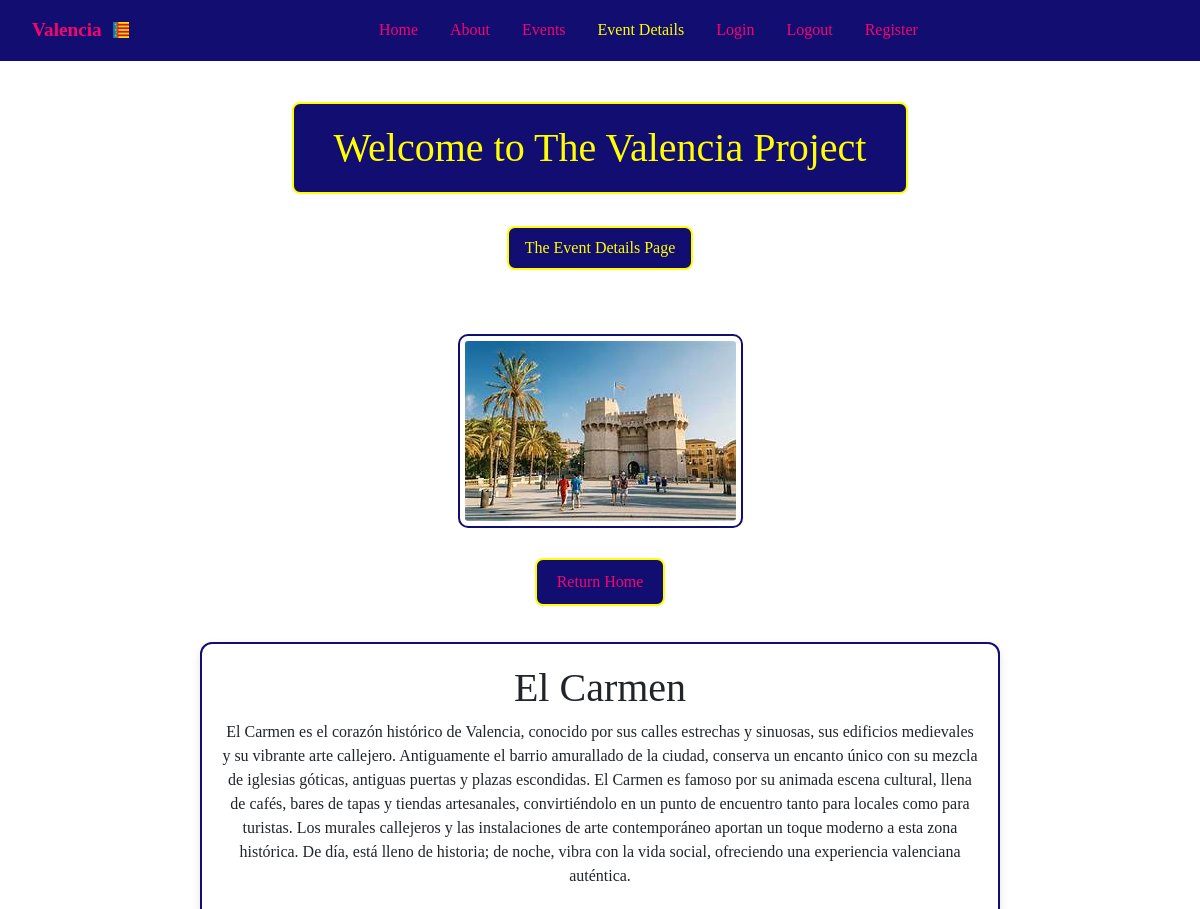
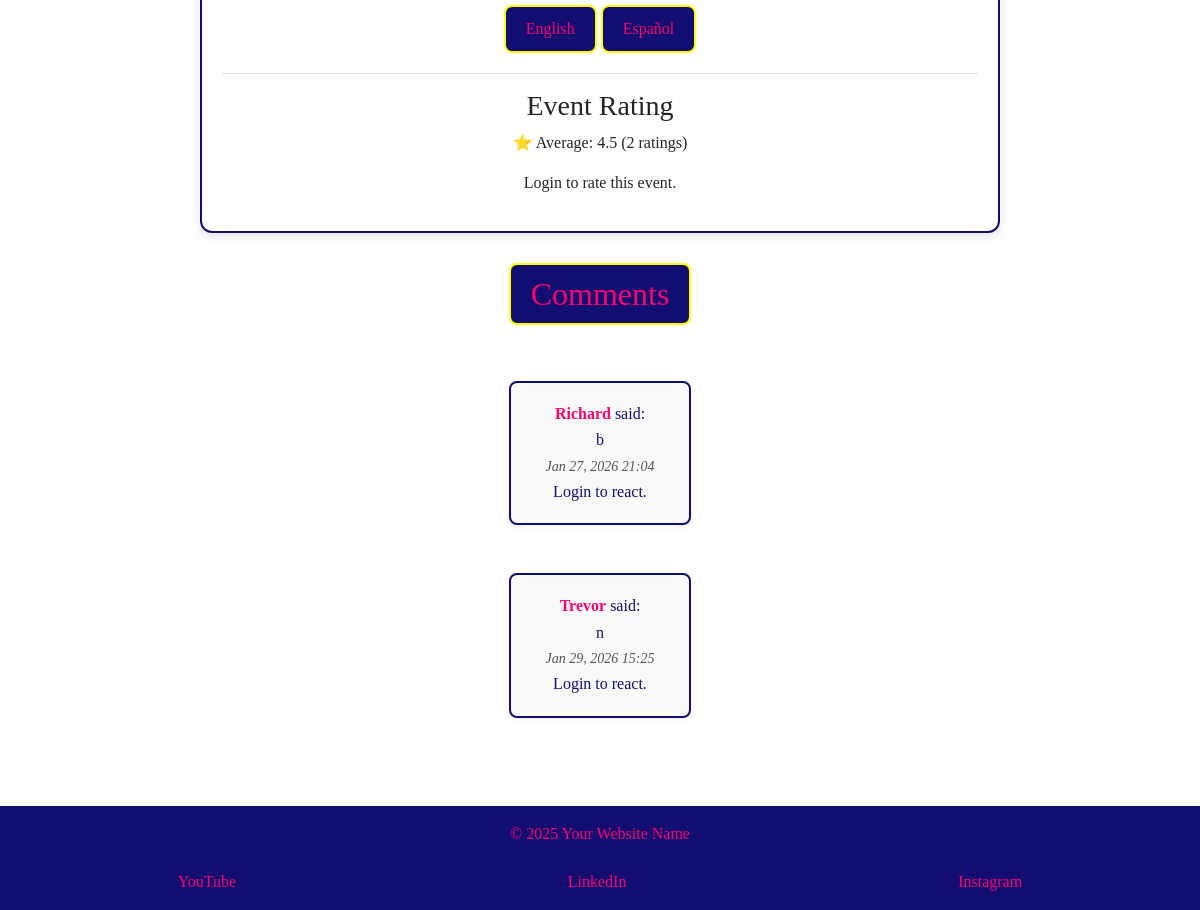
Screenshot of /event-details/4/?lang=es with the database file from the repository (2 pictures, top to bottom).
### tourism_es/models.py (models this page shows, shortened)
class CardText(models.Model):
    title = models.CharField(max_length=50, blank=True)
    content = models.TextField()
    image_name = models.CharField(
        max_length=30,
        help_text="Enter the image filename (eg 'science museum.jpg)",
        default='default.jpg',
        blank=True
    )
    saved_by = models.ManyToManyField(User,
                                      related_name='saved_cards', blank=True)

class CardTextTranslation(models.Model):
    LANGUAGE_CHOICES = [
        ('en', 'English'),
        ('es', 'Spanish'),
    ]
    card = models.ForeignKey(
        CardText,
        related_name='translations',
        on_delete=models.CASCADE
    )
    language = models.CharField(max_length=5, choices=LANGUAGE_CHOICES)
    content = models.TextField()

class Comment(models.Model):
    card = models.ForeignKey(
        CardText,
        on_delete=models.CASCADE,
        related_name='comments',
        default=1
    )
    user = models.ForeignKey(User, on_delete=models.CASCADE)
    text = models.TextField()
    created_at = models.DateTimeField(auto_now_add=True)
    updated_at = models.DateTimeField(auto_now=True)

### tourism_es/views.py (the view)
# urls.py: path('event-details/<int:pk>/', views.event_details, name='event-details'),
def event_details(request, pk):
    card = get_object_or_404(CardText, id=pk)
    lang = request.GET.get('lang', 'en')
    translation = card.translations.filter(language=lang).first()
    content = (
        translation.content
        if translation
        else card.content or 'Content coming soon.'
    )
    is_saved = False
    if request.user.is_authenticated:
        is_saved = card.saved_by.filter(pk=request.user.pk).exists()
    if request.method == 'POST' and request.user.is_authenticated:
        if 'rating' in request.POST:
            rating_value = request.POST.get('rating')
            EventRating.objects.update_or_create(
                card=card,
                user=request.user,
                defaults={'rating': int(rating_value)}
            )
            return redirect('event-details', pk=card.pk)
        form = CommentForm(request.POST)
        if form.is_valid():
            comment = form.save(commit=False)
            comment.user = request.user
            comment.card = card
            comment.save()
            return redirect('event-details', pk=card.pk)
    else:
        form = CommentForm()
    comments = card.comments.all().order_by('created_at')
    average_rating = card.ratings.aggregate(avg=Avg('rating'))['avg']
    rating_count = card.ratings.count()
    user_rating = None
    if request.user.is_authenticated:
        user_rating = EventRating.objects.filter(
            card=card, user=request.user).first()
    return render(request, 'event-details.html', {
        'card': card,
        'content': content,
        'comments': comments,
        'form': form,
        'is_saved': is_saved,
        'active_tab': 'event-details',
        'lang': lang,
        'average_rating': average_rating,
        'rating_count': rating_count,
        'user_rating': user_rating,
    })

### tourism_es/templates/event-details.html (shortened to what this page needs)
{% extends 'base.html' %}
{% load static %}
{% load comment_tags %}
{% block content %}
<h1 class="color">Welcome to The Valencia Project</h1>
<p class="color">The Event Details Page</p>
<main class="card-detail-wrapper">
    <div class="card-detail">
        <img src="{% static 'images/' %}{{ card.image_name }}" alt="{{ card.title }}" />
        <p>
            <a class="color-return" href="{% url 'index' %}">Return Home</a>
        </p>
        <div class="card-content-box">
            <h1>{{ card.title }}</h1>
            <p>{{ content }}</p>
            <div class="lang-switch">
                <a href="{% url 'event-details' pk=card.pk %}?lang=en">English</a>
                <a href="{% url 'event-details' pk=card.pk %}?lang=es">Español</a>
            </div>
            <div class="rating-box">
                <h3>Event Rating</h3>
                <p>
                    ⭐ Average:
                    {% if average_rating %}
                        {{ average_rating|floatformat:1 }}
                    {% else %}
                        No ratings yet
                    {% endif %}
                    {% if rating_count %}
                        ({{ rating_count }} rating{{ rating_count|pluralize }})
                    {% endif %}
                </p>
                {% if user.is_authenticated %}
                <form method="POST" class="star-form" data-url="{% url 'rate_card' pk=card.id %}">
                    {% csrf_token %}
                    <div class="star-rating">
                        {% for star in "12345"|make_list %}
                        <button type="button" name="rating" value="{{ star }}"
                            class="star-btn {% if user_rating and user_rating.rating == star|add:'0' %}selected{% endif %}">
                            ★
                        </button>
                        {% endfor %}
                    </div>
                    <small class="rating-msg">
                        {% if user_rating %}
                            Your rating: {{ user_rating.rating }} ★ (click star to change)
                        {% else %}
                            Click a star to rate
                        {% endif %}
                    </small>
                </form>
                {% else %}
                    <p>Login to rate this event.</p>
                {% endif %}
            </div>
        </div>
        <div class="comments-section">
            <h2>Comments</h2>
            {% for comment in comments %}
            <div class="comment" data-id="{{ comment.id }}">
                <p><strong>{{ comment.user.username }}</strong> said:</p>
                <p>{{ comment.text }}</p>
                <small>{{ comment.created_at|date:"M d, Y H:i "}}</small>
                <div class="reaction-buttons">
                    {% if user.is_authenticated %}
                        <button class="like-btn" data-url="{% url 'toggle_reaction' comment.id 'like' %}">👍</button>
                        <span class="like-count">{{ comment|reaction_count:"like" }}</span>
                        <button class="dislike-btn" data-url="{% url 'toggle_reaction' comment.id 'dislike' %}">👎</button>
                        <span class="dislike-count">{{ comment|reaction_count:"dislike" }}</span>
                    {% else %}
                        <p>Login to react.</p>
                    {% endif %}
                </div>
            </div>
            {% empty %}
            <hr />
            <p class="no-comments">No comments yet</p>
            {% endfor %}
        </div>
    </div>
</main>
{% endblock %}

### tourism_es/static/CSS/tourism.css (style rules this page uses)
* { box-sizing: border-box; margin: 0; padding: 0; }
html, body { height: 100%; font-family: "Times New Roman", Times, serif; overflow-x: hidden; }
body { display: flex; flex-direction: column; min-height: 100vh; padding-top: 4.375rem; background: url('../images/City-of-Arts-and-Sci.png') center center / cover no-repeat fixed; image-rendering: auto; }
main { flex: 1; display: flex; flex-direction: column; align-items: center; justify-content: flex-start; text-align: center; padding: 2rem 1rem; gap: 2rem; }
.color { color: yellow; text-align: center; margin: 0em auto; padding: 0.5em 1em; border: 2px solid yellow; border-radius: 8px; background: #120d71; }
a.color-return { text-align: center; margin: 0em auto; padding: 0.5em 1em; border: 2px solid yellow; border-radius: 8px; background: #120d71; color: #f8046f; text-decoration: none; }
.card-detail { display: flex; flex-direction: column; align-items: center; text-align: center; gap: 20px; max-width: 800px; }
.card-detail img { max-width: 100%; height: auto; border-radius: 10px; border: 2px solid #007BFF; padding: 5px; background-color: #fff; border: 2px solid #120d71; }
.card-content-box { background-color: #ffffff; border: 2px solid #120d71; border-radius: 12px; padding: 20px; box-shadow: 0 4px 10px rgba(0,0,0,0.1); width: 100%; box-sizing: border-box; min-width: 0; }
.card-detail a { display: inline-block; margin-top: 10px; padding: 10px 20px; background-color: #120d71; color: #f8046f; text-decoration: none; border-radius: 8px; transition: transform 0.2s, background-color 0.2s; border: 2px solid yellow; }
.rating-box { margin-top: 20px; padding-top: 15px; border-top: 1px solid #ddd; }
.comment { margin-bottom: 1em; padding: 0.75em 1em; background: #f9f9f9; border-radius: 8px; }
.comments-section h2 { display: inline-block; margin-top: 10px; padding: 10px 20px; background-color: #120d71; color: #f8046f; text-decoration: none; border-radius: 8px; transition: transform 0.2s, background-color 0.2s; border: 2px solid yellow; }
.comment { margin-bottom: 1.5em; margin-top: 3rem; padding: 1em; background: #f9f9f9; border: 2px solid #120d71; border-radius: 8px; box-shadow: 0 2px 6px rgba(0,0,0,0.05); }
.comment p { margin: 0.25em 0; color: #120d71; line-height: 1.4; }
.comment p strong { color: #f8046f; font-weight: bold; }
.comment small { color: #555; font-style: italic; display: block; margin-top: 0.3em; }

### rows the page displays
CardText: image_name (picture), title "El Carmen"
CardTextTranslation: content "El Carmen es el corazón histórico de Valencia, conocido por sus calles estrechas y sinuosas, sus edificios medievales y su vibrante arte callejero. Antiguamente el barrio amurallado de la ciudad, conserva un encanto único con su mezcla de iglesias góticas, antiguas puertas y plazas escondidas. El Carmen es famoso por su animada escena cultural, llena de cafés, bares de tapas y tiendas artesanales, convirtiéndolo en un punto de encuentro tanto para locales como para turistas. Los murales callejeros y las instalaciones de arte contemporáneo aportan un toque moderno a esta zona histórica. De día, está lleno de historia; de noche, vibra con la vida social, ofreciendo una experiencia valenciana…"
Comment: user.username "Richard", text "b", created_at "Jan 27, 2026 21:04"
Comment: user.username "Trevor", text "n", created_at "Jan 29, 2026 15:25"

### other values shown
{{ average_rating|floatformat:1 }} "4.5"
{{ rating_count }} "2"
